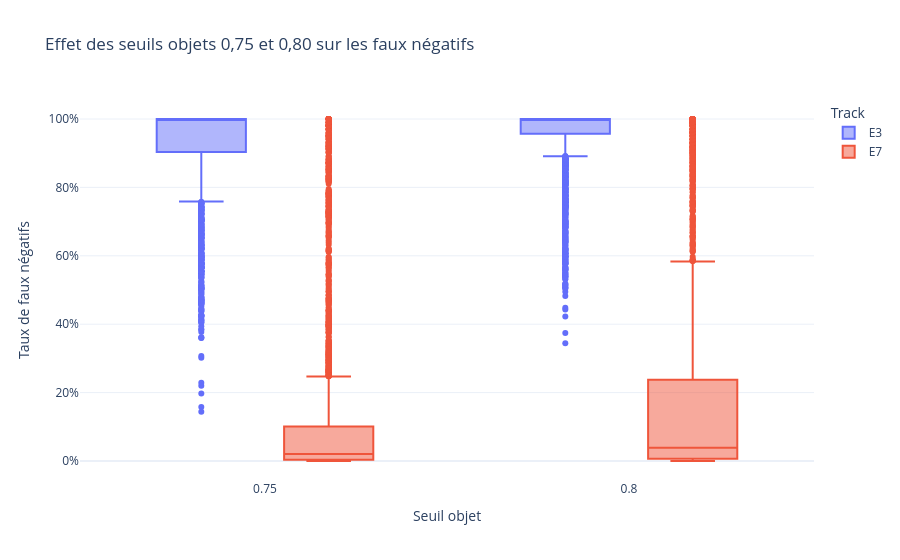

Write notebook code for a chart like this one.
### Code cell
object_threshold_candidates = (
    threshold_candidates_for_plot.merge(
        model_catalog[["model_id", "track_id"]],
        on="model_id",
        how="left",
        validate="many_to_one",
    )
    .loc[
        lambda frame: frame["vote_threshold"].notna()
    ]
)

fig = px.box(
    object_threshold_candidates,
    x="vote_threshold",
    y="target_miss_rate",
    color="track_id",
    points="outliers",
    hover_data=[
        "model_id",
        "false_accept_rate",
        "worst_target_miss_rate",
        "worst_false_accept_rate",
    ],
    title=(
        "Effet des seuils objets 0,75 et 0,80 "
        "sur les faux négatifs"
    ),
    labels={
        "vote_threshold": "Seuil objet",
        "target_miss_rate": "Taux de faux négatifs",
        "track_id": "Track",
    },
)
fig.update_xaxes(
    tickmode="array",
    tickvals=list(
        expcfg.INTERNAL_CALIBRATION_OBJECT_THRESHOLDS
    ),
)
fig.update_yaxes(tickformat=".0%")
fig.update_layout(template="plotly_white")
fig.show()

### Figure 1 — Plotly figure (JSON) as saved in the notebook; plotly's stock layout.template omitted (floating-point values rounded to 4 significant figures; data arrays with more than 128 entries replaced by an {"elided": "..."} marker saying what was removed)
{"data": [{"alignmentgroup": "True", "boxpoints": "outliers", "customdata": {"elided": "5003x4 mixed values"}, "hovertemplate": "Track=E3<br>Seuil objet=%{x}<br>Taux de faux négatifs=%{y}<br>model_id=%{customdata[0]}<br>false_accept_rate=%{customdata[1]}<br>worst_target_miss_rate=%{customdata[2]}<br>worst_false_accept_rate=%{customdata[3]}<extra></extra>", "legendgroup": "E3", "marker": {"color": "#636efa"}, "name": "E3", "notched": false, "offsetgroup": "E3", "orientation": "v", "showlegend": true, "type": "box", "x": {"elided": "5003 float values"}, "x0": " ", "xaxis": "x", "y": {"elided": "5003 float values"}, "y0": " ", "yaxis": "y"}, {"alignmentgroup": "True", "boxpoints": "outliers", "customdata": {"elided": "6043x4 mixed values"}, "hovertemplate": "Track=E7<br>Seuil objet=%{x}<br>Taux de faux négatifs=%{y}<br>model_id=%{customdata[0]}<br>false_accept_rate=%{customdata[1]}<br>worst_target_miss_rate=%{customdata[2]}<br>worst_false_accept_rate=%{customdata[3]}<extra></extra>", "legendgroup": "E7", "marker": {"color": "#EF553B"}, "name": "E7", "notched": false, "offsetgroup": "E7", "orientation": "v", "showlegend": true, "type": "box", "x": {"elided": "6043 float values"}, "x0": " ", "xaxis": "x", "y": {"elided": "6043 float values"}, "y0": " ", "yaxis": "y"}], "layout": {"boxmode": "group", "legend": {"title": {"text": "Track"}, "tracegroupgap": 0}, "title": {"text": "Effet des seuils objets 0,75 et 0,80 sur les faux négatifs"}, "xaxis": {"anchor": "y", "domain": [0, 1], "tickmode": "array", "tickvals": [0.75, 0.8], "title": {"text": "Seuil objet"}}, "yaxis": {"anchor": "x", "domain": [0, 1], "tickformat": ".0%", "title": {"text": "Taux de faux négatifs"}}}}
